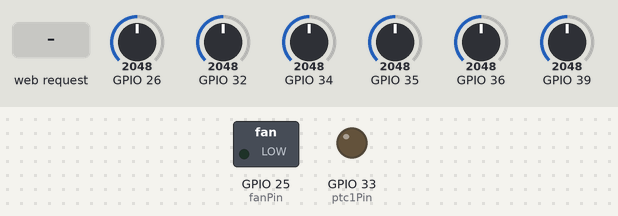
A sketch run on a simulated ESP32. Shown: switched loads named in the sketch (green lamp = pin HIGH), output pins drawn as LEDs (lit = HIGH). Inputs (shaded band) come from the test bench; at power-on: GPIO 26 = 2048, GPIO 32 = 2048, GPIO 34 = 2048, GPIO 35 = 2048, GPIO 36 = 2048, GPIO 39 = 2048. What the sketch prints to the serial monitor is not drawn.

Above: at 1.2 s.
1.3 s: HTTP request GET /start received
At 2.3 s:
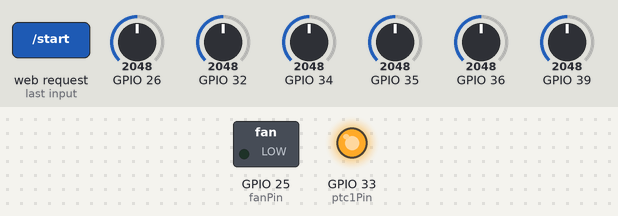
2.8 s: HTTP request GET /fan/on received
At 3.1 s:
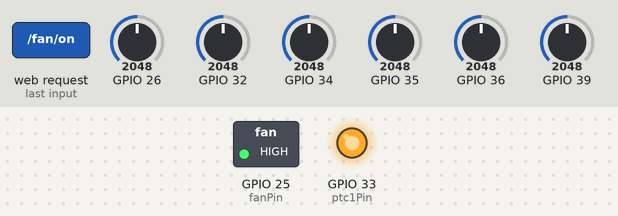
4.3 s: GPIO 26 set to 3818
7.3 s: GPIO 26 set to 3904
8.8 s: HTTP request GET /fan/off received
At 10.1 s:
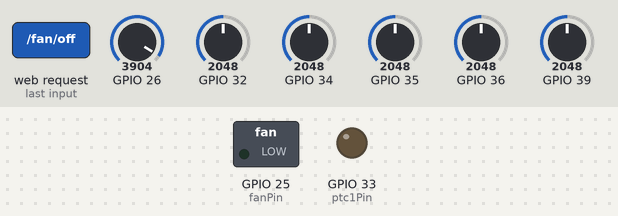
Timing chart, 0 to 11.3 s (numbered marks = the images above; inputs shaded):
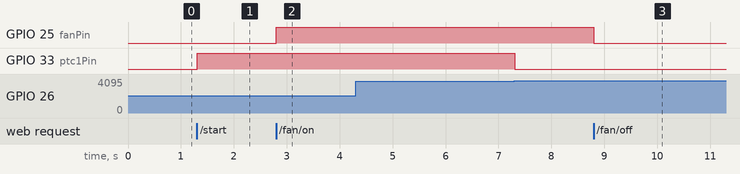

Measured:
- after the input at 1.3 s, GPIO 33 (ptc1Pin): LOW → HIGH at once
- after the input at 2.8 s, GPIO 25 (fanPin): LOW → HIGH at once
- after the input at 4.3 s, every drawn part: stays the same
- after the input at 8.8 s, GPIO 25 (fanPin): HIGH → LOW at once

The sketch:

ESP32EDITED.ino
```cpp
#include <WiFi.h>
#include <WebServer.h>
#include <math.h>

const char* ssid = "ESP32_SensorsAP";
const char* password = "12345678";

WebServer server(80);

// Pines
const int ptc1Pin = 33;
const int fanPin  = 25;

// Sensor config
struct SensorConfig {
  const char* name;
  int pin;
  float nominalResistance;
  float beta;
  float nominalTemperature;
  float temperature;
  float filteredTemperature;
  String state;
};

SensorConfig sensors[] = {
  {"USP10982", 36, 10000.0, 3892.0, 25.0, 0.0, 0.0, ""},
  {"USP10976", 39, 10000.0, 3892.0, 25.0, 0.0, 0.0, ""},
  {"USP10978", 34, 10000.0, 3892.0, 25.0, 0.0, 0.0, ""},
  {"USP10973", 35, 10000.0, 3892.0, 25.0, 0.0, 0.0, ""},
  {"GS104J1K", 32, 100000.0, 3977.0, 25.0, 0.0, 0.0, ""},
  {"DC103J2F", 26, 10000.0, 3977.0, 25.0, 0.0, 0.0, ""}
};

// Estados
bool ptc1Enabled = false;
bool ptc1Blocked = false;
bool fanEnabled = false;
String bloqueoSensor = "";

unsigned long previousSensorMillis = 0;
const unsigned long sensorInterval = 1000;

float calculateTemperature(int rawValue, float nominalResistance, float beta, float nominalTemperature) {
  float voltage = rawValue * 3.3 / 4095.0;
  if (voltage <= 0.01) return -100.0;
  float resistance = nominalResistance * (3.3 / voltage - 1.0);
  float temperatureK = 1.0 / (log(resistance / nominalResistance) / beta + 1.0 / (nominalTemperature + 273.15));
  return temperatureK - 273.15;
}

String getSensorState(float temperature) {
  if (temperature < 25) return "Frio";
  if (temperature > 45) return "Caliente";
  return "Normal";
}

int analogReadAverage(int pin) {
  const int numSamples = 10;
  int total = 0;
  for (int i = 0; i < numSamples; i++) {
    total += analogRead(pin);
    delay(5);
  }
  return total / numSamples;
}

void updateSensors() {
  const float alpha = 0.2; // Suavizado

  for (int i = 0; i < sizeof(sensors) / sizeof(sensors[0]); ++i) {
    int rawValue = analogReadAverage(sensors[i].pin);
    float temp = calculateTemperature(rawValue, sensors[i].nominalResistance, sensors[i].beta, sensors[i].nominalTemperature);

    if (sensors[i].filteredTemperature == 0.0) {
      sensors[i].filteredTemperature = temp;
    } else {
      sensors[i].filteredTemperature = alpha * temp + (1 - alpha) * sensors[i].filteredTemperature;
    }

    sensors[i].temperature = sensors[i].filteredTemperature;
    sensors[i].state = getSensorState(sensors[i].temperature);
  }
}

float getMainSensorTemperature() {
  return sensors[0].temperature;
}

void handleStart() {
  if (!ptc1Blocked) {
    ptc1Enabled = true;
    server.send(200, "text/plain", "✅ PTC encendido");
  } else {
    server.send(200, "text/plain", "⛔ No se puede encender el PTC (temp > 30°C o bloqueado)");
  }
}

void handleStop() {
  ptc1Enabled = false;
  server.send(200, "text/plain", "🔴 PTC apagado manualmente");
}

void handleFanOn() {
  fanEnabled = true;
  server.send(200, "text/plain", "🌀 Abanico encendido");
}

void handleFanOff() {
  fanEnabled = false;
  server.send(200, "text/plain", "🌀 Abanico apagado");
}

void handleStatus() {
  String json = "{";
  json += "\"ptcEnabled\": " + String(ptc1Enabled ? "true" : "false") + ",";
  json += "\"fanEnabled\": " + String(fanEnabled ? "true" : "false") + ",";
  json += "\"blocked\": " + String(ptc1Blocked ? "true" : "false") + ",";
  json += "\"blockedSensor\": \"" + bloqueoSensor + "\",";
  json += "\"sensors\": {";
  for (int i = 0; i < sizeof(sensors) / sizeof(sensors[0]); ++i) {
    json += "\"" + String(sensors[i].name) + "\": {";
    json += "\"temperature\": " + String(sensors[i].temperature, 2) + ", ";
    json += "\"state\": \"" + sensors[i].state + "\"}";
    if (i < sizeof(sensors) / sizeof(sensors[0]) - 1) json += ", ";
  }
  json += "}}";
  server.send(200, "application/json", json);
}

void setup() {
  Serial.begin(115200);
  pinMode(ptc1Pin, OUTPUT);
  pinMode(fanPin, OUTPUT);
  digitalWrite(ptc1Pin, LOW);
  digitalWrite(fanPin, LOW);

  for (auto& sensor : sensors) {
    pinMode(sensor.pin, INPUT);
  }

  WiFi.softAP(ssid, password);
  Serial.print("Access Point IP: ");
  Serial.println(WiFi.softAPIP());

  server.on("/start", handleStart);
  server.on("/stop", handleStop);
  server.on("/fan/on", handleFanOn);
  server.on("/fan/off", handleFanOff);
  server.on("/status", handleStatus);

  server.begin();
  Serial.println("🔌 Servidor web iniciado");
}

void loop() {
  server.handleClient();
  unsigned long currentMillis = millis();

  if (currentMillis - previousSensorMillis >= sensorInterval) {
    previousSensorMillis = currentMillis;
    updateSensors();
  }

  // Verificación de bloqueo y desbloqueo
  bool anyAbove55 = false;
  bool allBelow30 = true;

  for (int i = 0; i < sizeof(sensors) / sizeof(sensors[0]); ++i) {
    if (sensors[i].temperature >= 55.0) {
      anyAbove55 = true;
      bloqueoSensor = sensors[i].name;
    }
    if (sensors[i].temperature > 30.0) {
      allBelow30 = false;
    }
  }

  if (ptc1Enabled && anyAbove55) {
    ptc1Enabled = false;
    ptc1Blocked = true;
    Serial.println("🔥 PTC bloqueado por sobretemperatura en sensor: " + bloqueoSensor);
  }

  if (ptc1Blocked && allBelow30) {
    ptc1Blocked = false;
    Serial.println("✅ Todos los sensores por debajo de 30°C. Desbloqueado");
  }

  digitalWrite(ptc1Pin, ptc1Enabled ? HIGH : LOW);
  digitalWrite(fanPin, fanEnabled ? HIGH : LOW);
}
```
